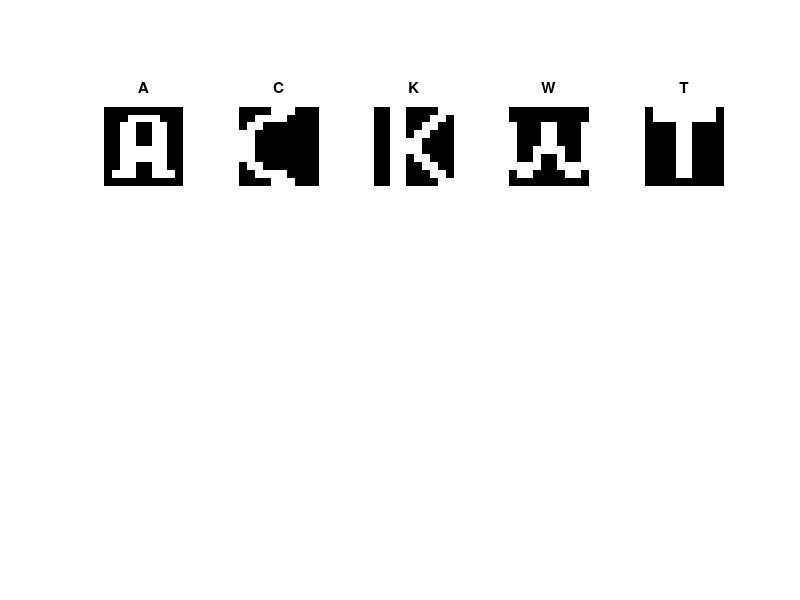

Write MATLAB code to recreate this figure. (Note: this script raises an error after producing the figure.)
clc;
clear;
close ALL;
%%binary letters
A = [0,0,0,0,0,0,0,0,0,0;
     0,0,0,1,1,1,1,0,0,0;
     0,0,1,1,0,0,1,1,0,0;
     0,0,1,1,0,0,1,1,0,0;
     0,0,1,1,0,0,1,1,0,0;
     0,0,1,1,1,1,1,1,0,0;
     0,0,1,1,1,1,1,1,0,0;
     0,0,1,1,0,0,1,1,0,0;
     0,1,1,1,0,0,1,1,1,0;
     0,0,0,0,0,0,0,0,0,0;    
    ];

C = [0,0,0,0,1,1,1,0,0,0;
     0,0,1,1,1,1,0,0,0,0;
     0,1,1,0,0,0,0,0,0,0;
     1,1,0,0,0,0,0,0,0,0;
     1,1,0,0,0,0,0,0,0,0;
     1,1,0,0,0,0,0,0,0,0;
     1,1,0,0,0,0,0,0,0,0;
     0,1,1,0,0,0,0,0,0,0;
     0,0,1,1,1,1,0,0,0,0;
     0,0,0,0,1,1,1,0,0,0;    
    ];

K = [0,0,1,1,0,0,0,0,1,1;
     0,0,1,1,0,0,0,1,1,0;
     0,0,1,1,0,0,1,1,0,0;
     0,0,1,1,0,1,1,0,0,0;
     0,0,1,1,1,1,0,0,0,0;
     0,0,1,1,1,1,0,0,0,0;
     0,0,1,1,0,1,1,0,0,0;
     0,0,1,1,0,0,1,1,0,0;
     0,0,1,1,0,0,0,1,1,0;
     0,0,1,1,0,0,0,0,1,1;   
    ];

T = [0,1,1,1,1,1,1,1,1,0;
     0,1,1,1,1,1,1,1,1,0;
     0,0,0,0,1,1,0,0,0,0;
     0,0,0,0,1,1,0,0,0,0;
     0,0,0,0,1,1,0,0,0,0;
     0,0,0,0,1,1,0,0,0,0;
     0,0,0,0,1,1,0,0,0,0;
     0,0,0,0,1,1,0,0,0,0;
     0,0,0,0,1,1,0,0,0,0;
     0,0,0,0,0,0,0,0,0,0;    
    ];

W = [0,0,0,0,0,0,0,0,0,0;
     0,0,0,0,0,0,0,0,0,0;
     1,0,0,0,1,1,0,0,0,1;
     1,0,0,0,1,1,0,0,0,1;
     1,0,0,0,1,1,0,0,0,1;
     1,0,0,1,1,1,1,0,0,1;
     1,0,0,1,0,0,1,0,0,1;
     1,1,1,1,0,0,1,1,1,1;
     0,1,1,0,0,0,0,1,1,0;
     0,0,0,0,0,0,0,0,0,0;    
    ];


%%letters with -1 +1
A = 2*A -1;
C = 2*C -1;
K = 2*K -1;
W = 2*W -1;
T = 2*T -1;

figure('Name','Letters:');
subplot(2,5,1);
imshow(A,[]);
title("A");
subplot(2,5,2);
imshow(C,[]);
title("C");
subplot(2,5,3);
imshow(K,[]);
title("K");
subplot(2,5,4);
imshow(W,[]);
title("W");
subplot(2,5,5);
imshow(T,[]);
title("T");

%%100-element vectors for the grids

vectorA = A(:);
vectorC = C(:);
vectorK = K(:);
vectorW = W(:);
vectorT = T(:);


%%training part%%%%%%%%%%%%%%%%%%%%%
weight = zeros(100);
for i=1:1:100
    for j=1:1:100
       if i~=j
          weight(i,j) = vectorA(i)*vectorA(j) + vectorC(i)*vectorC(j)+ vectorK(i)*vectorK(j) + vectorT(i)*vectorT(j)+ vectorW(i)*vectorW(j) ;
       end
    end
end

%%test cases
n = 5; %%iteration number

test(K,"K",0.5,weight,n);
test(K,"K",0.8,weight,n);
test(K,"K",1.1,weight,n);

test(A,"A",0.5,weight,n);
test(A,"A",0.8,weight,n);
test(A,"A",1.1,weight,n);

test(C,"C",0.5,weight,n);
test(C,"C",0.8,weight,n);
test(C,"C",1.1,weight,n);

test(W,"W",0.5,weight,n);
test(W,"W",0.8,weight,n);
test(W,"W",1.1,weight,n);

test(T,"T",0.5,weight,n);
test(T,"T",0.8,weight,n);
test(T,"T",1.1,weight,n);


